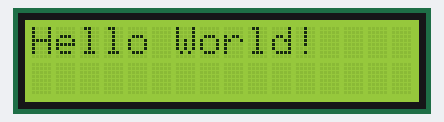
A sketch run on a simulated Arduino Uno, built with avr-gcc and run on an emulated ATmega328P. Parts: 16×2 character LCD.

Above: at 0.1 s.
At 0.6 s:
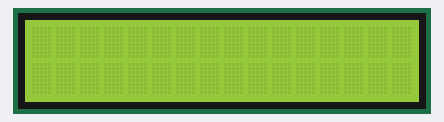

Measured:
- what the display in image 1 shows lasts 0.5 s, from 0.6 s to 1.1 s

The sketch:

_23-LCD-I2C_Blinking_a_text.ino
```cpp
#include <Wire.h>
#include <LiquidCrystal_I2C.h>

int pos=0;
LiquidCrystal_I2C lcd(0x3F,16,2);

void setup()
{
  lcd.begin();

  lcd.print("Hello World!");


}


void loop()
{
  lcd.display();
  delay(500);
  lcd.noDisplay();
  delay(500);
}
```
